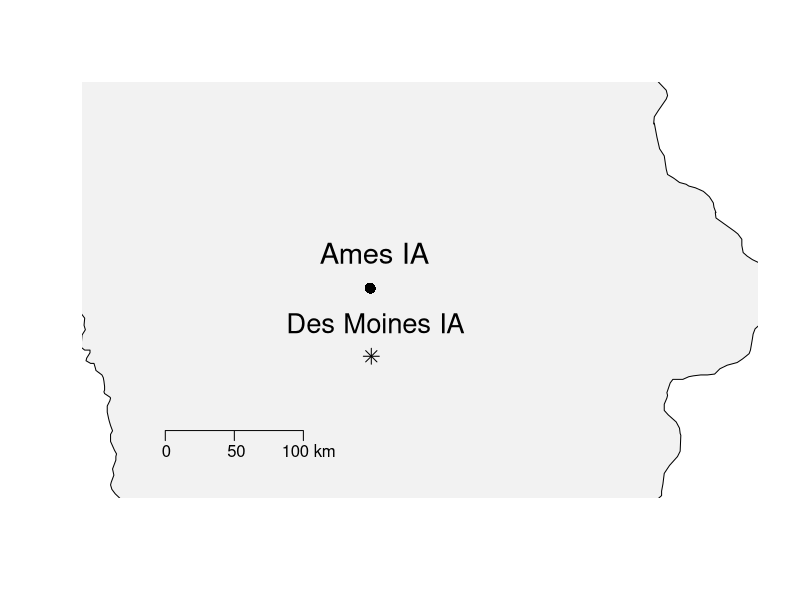

The R script that drew this image: (Note: this script raises an error after producing the figure.)
## ---- chunk 1
packages<-function(x, repos="http://cran.r-project.org", ...){
x<-as.character(match.call()[[2]])
if (!require(x,character.only=TRUE)){
install.packages(pkgs=x, repos=repos, ...)
require(x,character.only=TRUE)
}
}

packages(vegan)
packages(ggplot2)
packages(reshape2)
packages(nnet)
packages(multcomp)
packages(plyr)
packages(rv)
packages(arm)
packages(lattice)
packages(tikzDevice)
packages(GGally)
packages(wesanderson)
packages(DescTools)
packages(mvnormtest)
packages(HH)
packages(biotools)
packages(car)
packages(GISTools)
packages(maps)
packages(mapproj)

## ---- chunk 2
plot.new()
# blank state of Iowa
map('state','iowa',fill=T,col="grey95",mar=c(0,1,1.1,1))
# now add cities
data(us.cities)
# just Ames
map.cities(us.cities,country='IA',minpop=57680,maxpop=57690,cex=2.5, pch = 16)
# Just Des Moines
map.cities(us.cities,country='IA',capitals=2,cex=1.5,pch=8)
# Add a scale
x<-(-95.4)
y<-(41.1)
map.scale(x,y,ratio=F,cex=1)
# Add a north arrow
x<-(-96.2)
y<-(41)
north.arrow(x,y,len=0.1,lab="N",col='black')
# To add the study lakes, I first need to create a df with the lat, long, and labels

coords<-read.csv('LakeCoords.csv',header=T)
# Adding the points to the map with labels I hope

# only these lakes for 2019 IA AFS talk
# coords<-subset(coords, Name == "Center Lake" | Name == "S. Twin Lake" | Name == "N. Twin Lake")


points(coords$Long,
       coords$Lat,
       pch=c(13,1,13,1,19,13,19),col='blue',cex=2)
text(coords$Long,
     coords$Lat,
     labels = coords$Name,
     pos=c(2,4,4,2,4,4,4),col='black',cex=1.75)
# Adding a title
# title(main="Carp & Buffalo Mgmt. Lakes")
## ---- chunk 3
# Iowa counties: can't really add cities to these
map('county','iowa',fill=TRUE,col='gray90')
        #could be used with wes anderson colors :)

# not sure if this lakes argument applies to Iowa
map(database = 'lakes',add=TRUE,fill=TRUE,col='white',boundary='black')


## ---- chunk 4
usa<-map_data('usa')
ggplot()+geom_polygon(data=usa,aes(x=long,y=lat,group=group))+coord_fixed(1.3)

states<-map_data('state')
ggplot(data = states) + 
  geom_polygon(aes(x = long, y = lat, fill = region, group = group), color = "white") + 
  coord_fixed(1.3) +
  guides(fill=FALSE)  # do this to leave off the color legend

# IOWA --- example was from california 
ca_df <- subset(states, region == "iowa")
ca_base <- ggplot(data = ca_df, mapping = aes(x = long, y = lat, group = group)) + 
  coord_fixed(1.3) + 
  geom_polygon(color = "black", fill = "gray")
ca_base




